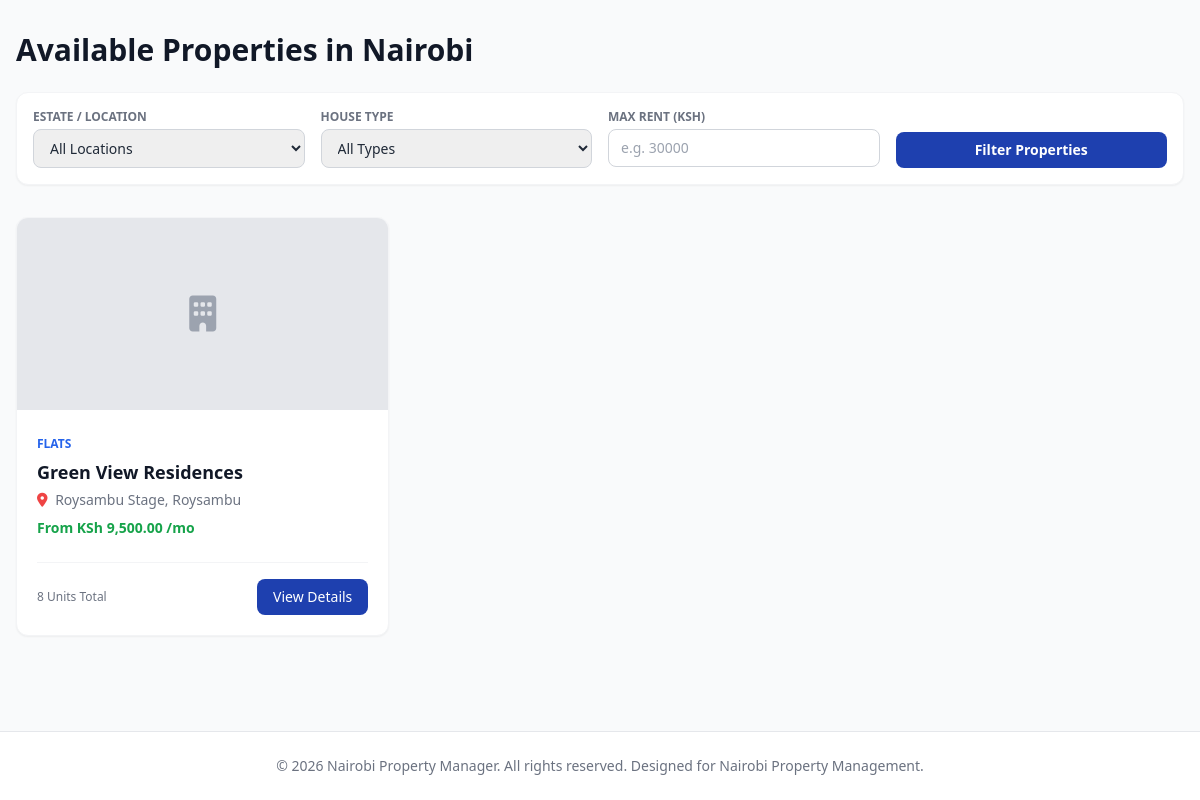
The app's page /properties.php?location=Roysambu Stage with its own data.
### tables this page shows
CREATE TABLE properties (
    id INT AUTO_INCREMENT PRIMARY KEY,
    landlord_id INT NOT NULL,
    name VARCHAR(150) NOT NULL,
    property_type ENUM('Apartment', 'Flats', 'Bedsitters', 'Maisonettes', 'Townhouses', 'Commercial', 'Student Housing', 'Mixed Use', 'Single Family', 'Other') NOT NULL,
    description TEXT,
    location_id INT NOT NULL,
    physical_address VARCHAR(255) NOT NULL,
    latitude DECIMAL(10, 8) NULL,
    longitude DECIMAL(11, 8) NULL,
    number_of_units INT NOT NULL DEFAULT 0,
    year_built YEAR NULL,
    amenities TEXT,
    status ENUM('Active', 'Under Maintenance', 'Archived') DEFAULT 'Active',
    property_image VARCHAR(255) NULL,
    created_at TIMESTAMP DEFAULT CURRENT_TIMESTAMP,
    updated_at TIMESTAMP DEFAULT CURRENT_TIMESTAMP ON UPDATE CURRENT_TIMESTAMP,
    FOREIGN KEY (landlord_id) REFERENCES landlords(id) ON DELETE RESTRICT,
    FOREIGN KEY (location_id) REFERENCES locations(id) ON DELETE RESTRICT
);

CREATE TABLE locations (
    id INT AUTO_INCREMENT PRIMARY KEY,
    county VARCHAR(100) DEFAULT 'Nairobi',
    sub_county VARCHAR(100) NOT NULL,
    estate VARCHAR(100) NOT NULL,
    created_at TIMESTAMP DEFAULT CURRENT_TIMESTAMP
);

### includes/functions.php (called while the page is built, shortened)
<?php
function e($string) {
    return htmlspecialchars($string ?? '', ENT_QUOTES, 'UTF-8');
}
function format_currency($amount) {
    return 'KSh ' . number_format((float)($amount ?? 0), 2, '.', ',');
}

### public/properties.php (the view, shortened to what this page needs)
<?php
require_once __DIR__ . '/../includes/functions.php';
$db = db();
$location = $_GET['location'] ?? '';
$max_rent = $_GET['max_rent'] ?? '';
$query = "SELECT p.*, l.estate, l.sub_county, MIN(u.monthly_rent) as min_rent
          FROM properties p
          JOIN locations l ON p.location_id = l.id
          JOIN units u ON p.id = u.property_id
          WHERE p.status = 'Active'";
$params = [];
if (!empty($location)) {
    $query .= " AND l.estate = ?";
    $params[] = $location;
}
$query .= " GROUP BY p.id";
$stmt = $db->prepare($query);
$stmt->execute($params);
$properties = $stmt->fetchAll();
include __DIR__ . '/../includes/header.php';
?>
<div class="flex-1 flex flex-col bg-gray-50">
    <div class="max-w-7xl mx-auto px-4 py-8 w-full">
        <h1 class="text-3xl font-bold text-gray-900 mb-6">Available Properties in Nairobi</h1>
        <form method="GET" class="bg-white p-4 rounded-xl shadow-sm border border-gray-100 grid grid-cols-1 sm:grid-cols-4 gap-4 mb-8">
            <div>
                <label class="block text-xs font-semibold text-gray-500 uppercase mb-1">Estate / Location</label>
                <select name="location" class="w-full px-3 py-2 border border-gray-300 rounded-lg text-sm focus:ring-2 focus:ring-primary outline-none">
                    <option value="">All Locations</option>
                </select>
            </div>
            <div>
                <label class="block text-xs font-semibold text-gray-500 uppercase mb-1">House Type</label>
                <select name="house_type" class="w-full px-3 py-2 border border-gray-300 rounded-lg text-sm focus:ring-2 focus:ring-primary outline-none">
                    <option value="">All Types</option>
                </select>
            </div>
            <div>
                <label class="block text-xs font-semibold text-gray-500 uppercase mb-1">Max Rent (KSh)</label>
                <input type="number" name="max_rent" value="<?php echo e($max_rent); ?>" placeholder="e.g. 30000" class="w-full px-3 py-2 border border-gray-300 rounded-lg text-sm focus:ring-2 focus:ring-primary outline-none">
            </div>
            <div class="flex items-end">
                <button type="submit" class="w-full bg-primary hover:bg-blue-800 text-white font-semibold py-2 px-4 rounded-lg text-sm transition">
                    Filter Properties
                </button>
            </div>
        </form>
        <div class="grid grid-cols-1 sm:grid-cols-2 lg:grid-cols-3 gap-6">
            <?php if (empty($properties)): ?>
                <div class="col-span-3 bg-white p-8 rounded-xl text-center border border-gray-100">
                    <p class="text-gray-500">No properties found matching your search criteria.</p>
                </div>
            <?php else: ?>
                <?php foreach ($properties as $prop): ?>
                    <div class="bg-white rounded-xl border border-gray-100 shadow-sm overflow-hidden flex flex-col">
                        <div class="h-48 bg-gray-200 flex items-center justify-center text-gray-400">
                            <i class="fa-solid fa-building text-4xl"></i>
                        </div>
                        <div class="p-5 flex-1 flex flex-col justify-between">
                            <div>
                                <span class="text-xs font-semibold text-accent uppercase"><?php echo e($prop['property_type']); ?></span>
                                <h3 class="font-bold text-lg text-gray-900 mt-1"><?php echo e($prop['name']); ?></h3>
                                <p class="text-sm text-gray-500 mt-1"><i class="fa-solid fa-location-dot mr-1 text-red-500"></i> <?php echo e($prop['estate'] . ', ' . $prop['sub_county']); ?></p>
                                <p class="text-sm font-semibold text-success mt-2">From <?php echo format_currency($prop['min_rent']); ?> /mo</p>
                            </div>
                            <div class="mt-6 pt-4 border-t border-gray-100 flex items-center justify-between">
                                <span class="text-xs text-gray-500"><?php echo e($prop['number_of_units']); ?> Units Total</span>
                                <a href="<?php echo BASE_URL; ?>/public/property-details.php?id=<?php echo $prop['id']; ?>" class="text-sm bg-primary text-white px-4 py-2 rounded-lg font-medium hover:bg-blue-800 transition">
                                    View Details
                                </a>
                            </div>
                        </div>
                    </div>
                <?php endforeach; ?>
            <?php endif; ?>
        </div>
    </div>
</div>
<?php include __DIR__ . '/../includes/footer.php'; ?>

### records on screen
properties: property_type "FLATS", name "Green View Residences", location.sub_county "Roysambu Stage, Roysambu", min_rent "KSh 9,500.00", number_of_units "8"

### other values on screen
APP_NAME "Nairobi Property Manager"
